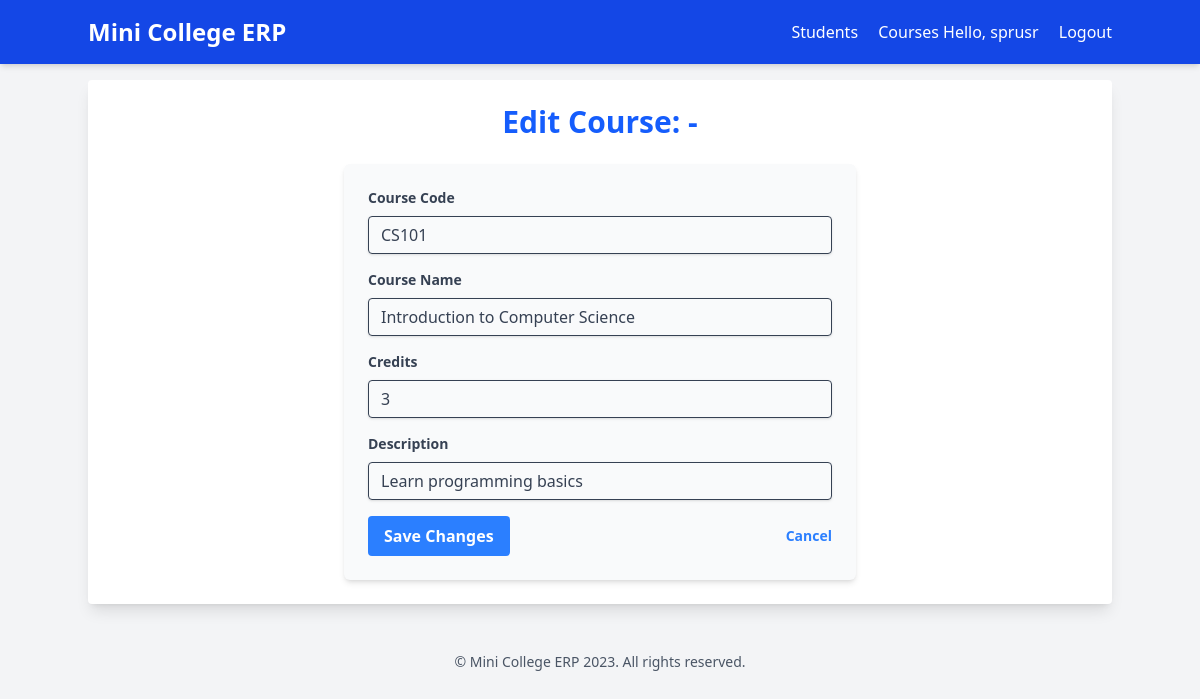
Page /courses/1/edit/ (signed in) on the committed database.
### courses/models.py (models this page shows, shortened)
class Course(models.Model):
    course_code=models.CharField(max_length=10,unique=True)
    course_name=models.CharField(max_length=200)
    credits=models.IntegerField()
    description=models.TextField(blank=True,null=True)

### courses/views.py (the view)
# urls.py: path('<int:pk>/edit/', views.edit_course, name='edit'),
@login_required
def edit_course(request, pk):
    course = get_object_or_404(Course, pk=pk)
    if request.method == 'POST':
        form = CourseForm(request.POST, instance=course)
        if form.is_valid():
            form.save()
            return redirect('courses:detail', pk=course.pk)
    else:
        form = CourseForm(instance=course)
    context = {'form': form, 'course': course }
    return render(request, 'courses/edit_course.html', context)

### courses/forms.py
class CourseForm(forms.ModelForm):
    class Meta:
        model = Course
        fields = ['course_code', 'course_name', 'credits', 'description']
        labels = {
            'course_code': 'Course Code',
            'course_name': 'Course Name',
            'credits': 'Credits',
            'description': 'Description',
        }

### templates/courses/edit_course.html (shortened to what this page needs)
{% extends 'base.html' %}
{% block content %}
    <h1 class="text-3xl font-bold text-center text-blue-600 mb-6">Edit Course: {{ course.course_id }} - {{ course.first_name }} {{ course.last_name }}</h1>
    <form method="post" class="max-w-lg mx-auto bg-gray-50 p-6 rounded-md shadow-md">
        {% for field in form.visible_fields %}
            <div class="mb-4">
                <label class="block text-gray-700 text-sm font-bold mb-2" for="{{ field.id_for_label }}">
                     {{ field.label }}
                </label>
                {% if field.field.widget.input_type == 'date' %}
                     <input type="date"
                            name="{{ field.name }}"
                            id="{{ field.id_for_label }}"
                            value="{{ field.value|date:'Y-m-d'|default:'' }}"
                            class="shadow appearance-none border rounded w-full py-2 px-3 text-gray-700 leading-tight focus:outline-none focus:shadow-outline {% if field.errors %}border-red-500{% endif %}"
                            {% if field.field.required %}required{% endif %}
                            >
                {% else %}
                     <input type="{{ field.field.widget.input_type|default:'text' }}"
                            name="{{ field.name }}"
                            id="{{ field.id_for_label }}"
                            value="{{ field.value|default:'' }}"
                            class="shadow appearance-none border rounded w-full py-2 px-3 text-gray-700 leading-tight focus:outline-none focus:shadow-outline {% if field.errors %}border-red-500{% endif %}"
                            placeholder="{{ field.label }}"
                            {% if field.field.required %}required{% endif %}
                            {% if field.field.max_length %}maxlength="{{ field.field.max_length }}"{% endif %}
                            >
                {% endif %}
            </div>
        {% endfor %}
        <div class="flex items-center justify-between">
            <button type="submit"
                    class="bg-blue-500 hover:bg-blue-700 text-white font-bold py-2 px-4 rounded focus:outline-none focus:shadow-outline">
                Save Changes
            </button>
             <a href="{% url 'courses:detail' course.pk %}" class="inline-block align-baseline font-bold text-sm text-blue-500 hover:text-blue-800">
                Cancel
             </a>
        </div>
    </form>
{% endblock content %}

### templates/base.html (shortened to what this page needs)
<!DOCTYPE html>
<html lang="en">
<head>
    <script src="https://cdn.jsdelivr.net/npm/@tailwindcss/browser@4"></script>
</head>
<body class="bg-gray-100 font-sans leading-normal tracking-normal">
    <header class="bg-blue-700 text-white p-4 shadow-md">
        <div class="container mx-auto flex justify-between items-center">
            <a href="{% url 'core:home' %}" class="text-2xl font-bold">Mini College ERP</a>
            <nav>
                <a href="{% url 'students:list' %}" class="text-white hover:text-blue-200 mr-4">Students</a>
                <a href="{% url 'courses:list' %}" class="text-white hover:text-blue-200">Courses</a>
                {% if user.is_authenticated %}
                    <span class="mr-4">Hello, {{ user.username }}</span>
                    <form action="{% url 'logout' %}" method="post" class="inline">
                        <button type="submit" class="text-white hover:text-blue-200 bg-transparent border-none p-0 m-0 cursor-pointer">
                            Logout
                        </button>
                    </form>
                {% else %}
                    <a href="{% url 'login' %}" class="text-white hover:text-blue-200">Login</a>
                {% endif %}
            </nav>
        </div>
    </header>
    <main class="container mx-auto mt-4 p-6 bg-white rounded shadow-lg mb-8">
        {% block content %}{% endblock content %}
   </main>
   <footer class="mt-8 py-4 text-center text-gray-600 text-sm">
    © {{ request.META.HTTP_HOST|default:'Mini College ERP' }} 2023. All rights reserved.
   </footer>
</body>
</html>

### rows in the picture
Course: course_code "CS101" "Introduction to Computer Science" "Learn programming basics"

### other values in the picture
{{ user.username }} "sprusr"
{{ field.label }} "Course Code" "Course Name" "Credits" "Description"
{{ request.META.HTTP_HOST|default:'Mini College ERP' }} "Mini College ERP"
